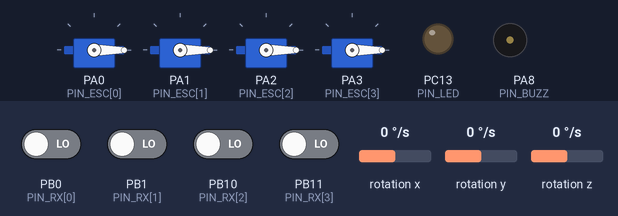
A sketch run on a simulated STM32 Blue Pill. Shown: 4 × servo, output pins drawn as LEDs (lit = HIGH), buzzer (waves = sounding, pin HIGH). Wiring (inferred from the names in the program): MPU-6050 motion sensor at I2C address 0x68. Inputs (shaded band) come from the test bench; at power-on: PB0 (PIN_RX[0]), PB1 (PIN_RX[1]), PB10 (PIN_RX[2]), PB11 (PIN_RX[3]) LOW, rotation x 0 °/s, rotation y 0 °/s, rotation z 0 °/s.

Above: at 3.17 s.
At 4.44 s:
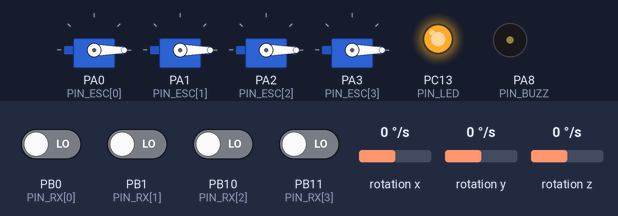
Timing chart, 0 to 5.3 s (numbered marks = the images above):
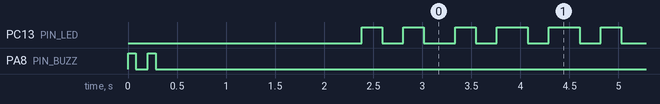

The sketch:

quad_fc.ino
```cpp
/*
 * Bluepill-QuadFC-Carrier — Beispiel-Firmware (STM32duino / Arduino_Core_STM32)
 * Simulated Flow UG · MIT-Lizenz · github.com/SimulatedFlow
 *
 * ZWECK: lauffaehige EDUKATIVE Basis fuer das QuadFC-Traegerboard. Liest die
 * MPU-6050 (I2C, PB6/PB7), 4 RC-Kanaele (PWM-Input) und steuert 4 ESCs (PA0..PA3,
 * TIM2, 50..490 Hz). Einfacher Rate-Mode-Mixer (P auf Gyro). Buzzer PA8, LED PC13.
 *
 * ⚠️ SICHERHEIT: KEIN zertifizierter Flugcontroller. Nur mit ABGENOMMENEN Propellern
 *    testen. Immer erst ARMEN, wenn Gas minimal. Auf eigene Gefahr.
 *
 * Benoetigt: Board "Generic STM32F1 (BluePill F103C8)", Lib "MPU6050" (Electronic Cats)
 *            oder "Adafruit MPU6050". Hier: rohes I2C (Wire) fuer Minimal-Abhaengigkeit.
 */
#include <Wire.h>
#include <Servo.h>

// ---- Pinbelegung (siehe BUILD-PROMPT / Board-Silk) ----
const uint8_t PIN_ESC[4] = {PA0, PA1, PA2, PA3};   // M1 vr, M2 hr, M3 hl, M4 vl
const uint8_t PIN_RX[4]  = {PB0, PB1, PB10, PB11};  // Throttle, Roll, Pitch, Yaw
const uint8_t PIN_BUZZ   = PA8;
const uint8_t PIN_LED    = PC13;
const uint8_t MPU_ADDR   = 0x68;

Servo esc[4];
volatile uint16_t rx_us[4] = {1000, 1500, 1500, 1500};

// ---- MPU-6050 ----
void mpuWrite(uint8_t reg, uint8_t val) {
  Wire.beginTransmission(MPU_ADDR); Wire.write(reg); Wire.write(val); Wire.endTransmission();
}
void mpuInit() {
  Wire.begin();
  mpuWrite(0x6B, 0x00);   // PWR_MGMT_1: wake
  mpuWrite(0x1B, 0x08);   // GYRO_CONFIG: +/-500 deg/s
}
void mpuGyro(float &gx, float &gy, float &gz) {
  Wire.beginTransmission(MPU_ADDR); Wire.write(0x43); Wire.endTransmission(false);
  Wire.requestFrom(MPU_ADDR, (uint8_t)6);
  int16_t x = (Wire.read() << 8) | Wire.read();
  int16_t y = (Wire.read() << 8) | Wire.read();
  int16_t z = (Wire.read() << 8) | Wire.read();
  gx = x / 65.5f; gy = y / 65.5f; gz = z / 65.5f;   // deg/s bei +/-500
}

// ---- RC-Eingang: einfache Pulsmessung (Polling; fuer Produktion Interrupts nutzen) ----
uint16_t readPulse(uint8_t pin) {
  unsigned long t = pulseIn(pin, HIGH, 25000UL);
  return (t >= 900 && t <= 2100) ? (uint16_t)t : 0;
}

int clampUs(int v) { return v < 1000 ? 1000 : (v > 2000 ? 2000 : v); }

void beep(int ms) { digitalWrite(PIN_BUZZ, HIGH); delay(ms); digitalWrite(PIN_BUZZ, LOW); }

void setup() {
  pinMode(PIN_BUZZ, OUTPUT); pinMode(PIN_LED, OUTPUT);
  for (int i = 0; i < 4; i++) pinMode(PIN_RX[i], INPUT);
  for (int i = 0; i < 4; i++) { esc[i].attach(PIN_ESC[i], 1000, 2000); esc[i].writeMicroseconds(1000); }
  mpuInit();
  beep(80); delay(120); beep(80);   // Boot-Signal, ESCs auf min (Arming)
  delay(2000);
}

void loop() {
  // 1) RC lesen
  for (int i = 0; i < 4; i++) { uint16_t p = readPulse(PIN_RX[i]); if (p) rx_us[i] = p; }
  int thr = rx_us[0], roll = rx_us[1] - 1500, pitch = rx_us[2] - 1500, yaw = rx_us[3] - 1500;

  // 2) Gyro lesen
  float gx, gy, gz; mpuGyro(gx, gy, gz);

  // 3) Rate-Mode P-Regler (nur Demo; echte Firmware: PID + Filter + Fail-safe)
  const float Kp = 0.9f;
  int uRoll  = (int)(roll  * 0.5f - Kp * gx);
  int uPitch = (int)(pitch * 0.5f - Kp * gy);
  int uYaw   = (int)(yaw   * 0.5f - Kp * gz);

  // 4) X-Quad-Mixer (M1 vr, M2 hr, M3 hl, M4 vl)
  int m1 = clampUs(thr - uRoll - uPitch - uYaw);
  int m2 = clampUs(thr - uRoll + uPitch + uYaw);
  int m3 = clampUs(thr + uRoll + uPitch - uYaw);
  int m4 = clampUs(thr + uRoll - uPitch + uYaw);

  // 5) Fail-safe: kein/zu kleines Gas -> Motoren aus
  if (thr < 1050) { m1 = m2 = m3 = m4 = 1000; }
  esc[0].writeMicroseconds(m1); esc[1].writeMicroseconds(m2);
  esc[2].writeMicroseconds(m3); esc[3].writeMicroseconds(m4);

  digitalWrite(PIN_LED, (millis() / 250) & 1);   // Heartbeat
  delay(5);   // ~200 Hz Loop
}
```

Measured:
- by itself, PC13 (PIN_LED): moves between LOW and HIGH, repeating every 2.5 s
- by itself, everything shown: repeats every 2.5 s, in 10 steps
